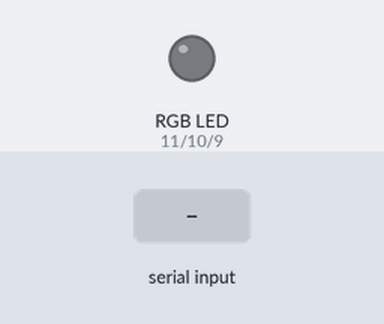
The sketch below on a simulated Arduino Uno, built with avr-gcc and run on an emulated ATmega328P. Parts: an RGB LED mixed from three pins (HIGH = lit). Inputs (shaded band) come from the test bench. Dim RGB values are drawn brighter than linear; what the sketch prints to the serial monitor is not drawn.

Above: at 1.2 s.
1.3 s: "RGB,90,45,200\n" received over Serial
At 2.1 s:
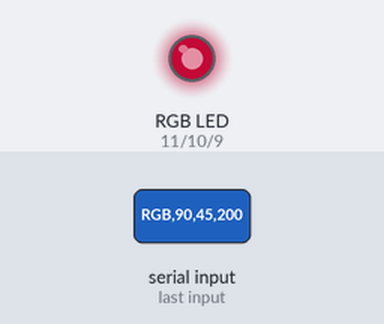
3.8 s: "OFF\n" received over Serial
Timing chart, 0 to 6.8 s (numbered marks = the images above; inputs shaded):
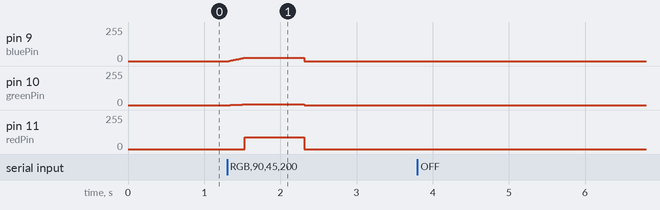

The sketch:

00_UNITY_RGB_LED.ino
```cpp
// ------------------------------------------------------------
// Unity-controlled RGB LED for Arduino UNO R4
// Expected commands:
// RGB,255,128,0
// OFF
// ------------------------------------------------------------

// Pins are flipped! Red is usually 9 and blue is usually 11

const int redPin = 11;
const int greenPin = 10;
const int bluePin = 9;

// Keep this set to the value that works with your wiring.
const bool commonAnode = false;

// Adjust these values to calibrate the physical LED.

// These are the settings I used to calibrate it by approximation.
const float redGain = 255.0f / 255.0f;
const float greenGain = 24.0f / 255.0f;
const float blueGain = 32.0f / 255.0f;

// Unity sends fifteen updates per second, or once every 70 ms.
const unsigned long transitionDurationMs = 220;

// Turn the LED off if Unity stops sending commands.
const unsigned long commandTimeoutMs = 1000;

// Serial message buffer.
char inputBuffer[32];
size_t inputLength = 0;

// Current displayed colour.
float currentRed = 0;
float currentGreen = 0;
float currentBlue = 0;

// Colour at the beginning of the current transition.
float startRed = 0;
float startGreen = 0;
float startBlue = 0;

// Colour received from Unity.
float targetRed = 0;
float targetGreen = 0;
float targetBlue = 0;

unsigned long transitionStart = 0;
unsigned long lastCommandTime = 0;

bool commandStreamActive = false;

void setup()
{
    Serial.begin(9600);

    pinMode(redPin, OUTPUT);
    pinMode(greenPin, OUTPUT);
    pinMode(bluePin, OUTPUT);

    transitionStart = millis();

    turnOffLed();
}

void loop()
{
    readSerialMessages();
    updateLedTransition();
    checkConnectionTimeout();
}

// ------------------------------------------------------------
// Read complete newline-terminated commands without blocking.
// ------------------------------------------------------------

void readSerialMessages()
{
    while (Serial.available() > 0)
    {
        char incomingCharacter = Serial.read();

        if (incomingCharacter == '\n')
        {
            inputBuffer[inputLength] = '\0';

            processMessage(inputBuffer);

            inputLength = 0;
        }
        else if (
            incomingCharacter != '\r' &&
            inputLength < sizeof(inputBuffer) - 1
        )
        {
            inputBuffer[inputLength] = incomingCharacter;
            inputLength++;
        }
    }
}

// ------------------------------------------------------------
// Process RGB and OFF commands.
// ------------------------------------------------------------

void processMessage(const char* message)
{
    if (strcmp(message, "OFF") == 0)
    {
        turnOffLed();
        commandStreamActive = false;

        Serial.println("LED turned off");
        return;
    }

    int red;
    int green;
    int blue;

    int valuesRead = sscanf(
        message,
        "RGB,%d,%d,%d",
        &red,
        &green,
        &blue
    );

    if (valuesRead == 3)
    {
        lastCommandTime = millis();
        commandStreamActive = true;

        beginColorTransition(
            constrain(red, 0, 255),
            constrain(green, 0, 255),
            constrain(blue, 0, 255)
        );
    }
}

// ------------------------------------------------------------
// Start fading toward a newly received colour.
// ------------------------------------------------------------

void beginColorTransition(int red, int green, int blue)
{
    // Calculate the current point in the existing transition.
    updateLedTransition();

    startRed = currentRed;
    startGreen = currentGreen;
    startBlue = currentBlue;

    targetRed = red;
    targetGreen = green;
    targetBlue = blue;

    transitionStart = millis();
}

// ------------------------------------------------------------
// Smoothly interpolate toward the latest target colour.
// ------------------------------------------------------------

void updateLedTransition()
{
    unsigned long elapsed = millis() - transitionStart;

    float amount =
        (float)elapsed / (float)transitionDurationMs;

    amount = constrain(amount, 0.0f, 1.0f);

    currentRed =
        startRed + (targetRed - startRed) * amount;

    currentGreen =
        startGreen + (targetGreen - startGreen) * amount;

    currentBlue =
        startBlue + (targetBlue - startBlue) * amount;

    setLedColor(
        round(currentRed),
        round(currentGreen),
        round(currentBlue)
    );
}

// ------------------------------------------------------------
// Shut down if communication from Unity stops.
// ------------------------------------------------------------

void checkConnectionTimeout()
{
    if (
        commandStreamActive &&
        millis() - lastCommandTime > commandTimeoutMs
    )
    {
        turnOffLed();
        commandStreamActive = false;
    }
}

// ------------------------------------------------------------
// Apply channel calibration, polarity, and PWM output.
// ------------------------------------------------------------

void setLedColor(int red, int green, int blue)
{
    red = constrain(red, 0, 255);
    green = constrain(green, 0, 255);
    blue = constrain(blue, 0, 255);

    // Balance the physical brightness of each LED channel.
    red = round(red * redGain);
    green = round(green * greenGain);
    blue = round(blue * blueGain);

    red = constrain(red, 0, 255);
    green = constrain(green, 0, 255);
    blue = constrain(blue, 0, 255);

    if (commonAnode)
    {
        red = 255 - red;
        green = 255 - green;
        blue = 255 - blue;
    }

    analogWrite(redPin, red);
    analogWrite(greenPin, green);
    analogWrite(bluePin, blue);
}

// ------------------------------------------------------------
// Immediately turn off every channel.
// ------------------------------------------------------------

void turnOffLed()
{
    currentRed = 0;
    currentGreen = 0;
    currentBlue = 0;

    startRed = 0;
    startGreen = 0;
    startBlue = 0;

    targetRed = 0;
    targetGreen = 0;
    targetBlue = 0;

    transitionStart = millis();

    setLedColor(0, 0, 0);
}
```

Measured:
- after the input at 1.3 s, pin 9 (bluePin): rises from 0/255 to 25/255 in 0.21 s, then falls to 0/255 in 0.78 s; pin 10 (greenPin): 0/255 → 4/255 at once, → 0/255 0.97 s later; pin 11 (redPin): 0/255 → 90/255 after 0.23 s, → 0/255 0.78 s later
- after the input at 3.8 s, every drawn part: stays the same
